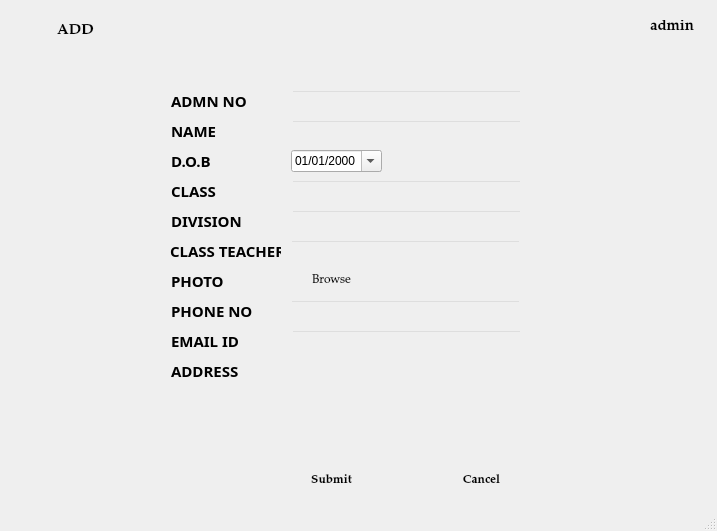
<?xml version="1.0" encoding="UTF-8"?>
<ui version="4.0">
 <class>add_2</class>
 <widget class="QMainWindow" name="add_2">
  <property name="geometry">
   <rect>
    <x>0</x>
    <y>0</y>
    <width>717</width>
    <height>531</height>
   </rect>
  </property>
  <property name="windowTitle">
   <string>MainWindow</string>
  </property>
  <widget class="QWidget" name="centralwidget">
   <widget class="QLabel" name="invalid">
    <property name="geometry">
     <rect>
      <x>150</x>
      <y>350</y>
      <width>251</width>
      <height>31</height>
     </rect>
    </property>
    <property name="font">
     <font>
      <family>MS Sans Serif</family>
     </font>
    </property>
    <property name="styleSheet">
     <string notr="true">color: rgb(255, 3, 3);</string>
    </property>
    <property name="text">
     <string/>
    </property>
   </widget>
   <widget class="QLabel" name="label">
    <property name="enabled">
     <bool>true</bool>
    </property>
    <property name="geometry">
     <rect>
      <x>0</x>
      <y>-20</y>
      <width>751</width>
      <height>551</height>
     </rect>
    </property>
    <property name="frameShadow">
     <enum>QFrame::Plain</enum>
    </property>
    <property name="text">
     <string/>
    </property>
    <property name="pixmap">
     <pixmap resource="pic.qrc">:/newPrefix/ttt.jpg</pixmap>
    </property>
   </widget>
   <widget class="QPushButton" name="add">
    <property name="geometry">
     <rect>
      <x>10</x>
      <y>10</y>
      <width>131</width>
      <height>41</height>
     </rect>
    </property>
    <property name="font">
     <font>
      <family>Palatino Linotype</family>
      <pointsize>11</pointsize>
      <weight>75</weight>
      <bold>true</bold>
     </font>
    </property>
    <property name="focusPolicy">
     <enum>Qt::NoFocus</enum>
    </property>
    <property name="acceptDrops">
     <bool>false</bool>
    </property>
    <property name="styleSheet">
     <string notr="true">background-color: rgb(255, 255, 255);</string>
    </property>
    <property name="text">
     <string>ADD</string>
    </property>
    <property name="checkable">
     <bool>false</bool>
    </property>
    <property name="default">
     <bool>true</bool>
    </property>
    <property name="flat">
     <bool>true</bool>
    </property>
   </widget>
   <widget class="QLabel" name="label_2">
    <property name="geometry">
     <rect>
      <x>620</x>
      <y>10</y>
      <width>31</width>
      <height>31</height>
     </rect>
    </property>
    <property name="text">
     <string/>
    </property>
    <property name="pixmap">
     <pixmap resource="pic.qrc">:/newPrefix/icon.png</pixmap>
    </property>
   </widget>
   <widget class="QLabel" name="label_3">
    <property name="geometry">
     <rect>
      <x>650</x>
      <y>20</y>
      <width>47</width>
      <height>13</height>
     </rect>
    </property>
    <property name="font">
     <font>
      <family>Palatino Linotype</family>
      <pointsize>11</pointsize>
      <weight>75</weight>
      <bold>true</bold>
     </font>
    </property>
    <property name="text">
     <string>admin</string>
    </property>
   </widget>
   <widget class="QLabel" name="label_4">
    <property name="geometry">
     <rect>
      <x>171</x>
      <y>120</y>
      <width>81</width>
      <height>21</height>
     </rect>
    </property>
    <property name="font">
     <font>
      <family>Myriad Pro Light</family>
      <pointsize>11</pointsize>
      <weight>75</weight>
      <bold>true</bold>
     </font>
    </property>
    <property name="text">
     <string>NAME       </string>
    </property>
   </widget>
   <widget class="QLabel" name="label_10">
    <property name="geometry">
     <rect>
      <x>171</x>
      <y>360</y>
      <width>81</width>
      <height>21</height>
     </rect>
    </property>
    <property name="font">
     <font>
      <family>Myriad Pro Light</family>
      <pointsize>11</pointsize>
      <weight>75</weight>
      <bold>true</bold>
     </font>
    </property>
    <property name="text">
     <string>ADDRESS</string>
    </property>
   </widget>
   <widget class="QLabel" name="label_11">
    <property name="geometry">
     <rect>
      <x>171</x>
      <y>270</y>
      <width>81</width>
      <height>21</height>
     </rect>
    </property>
    <property name="font">
     <font>
      <family>Myriad Pro Light</family>
      <pointsize>11</pointsize>
      <weight>75</weight>
      <bold>true</bold>
     </font>
    </property>
    <property name="text">
     <string>PHOTO     </string>
    </property>
   </widget>
   <widget class="QLabel" name="label_12">
    <property name="geometry">
     <rect>
      <x>171</x>
      <y>210</y>
      <width>81</width>
      <height>21</height>
     </rect>
    </property>
    <property name="font">
     <font>
      <family>Myriad Pro Light</family>
      <pointsize>11</pointsize>
      <weight>75</weight>
      <bold>true</bold>
     </font>
    </property>
    <property name="text">
     <string>DIVISION </string>
    </property>
   </widget>
   <widget class="QLabel" name="label_13">
    <property name="geometry">
     <rect>
      <x>171</x>
      <y>180</y>
      <width>81</width>
      <height>21</height>
     </rect>
    </property>
    <property name="font">
     <font>
      <family>Myriad Pro Light</family>
      <pointsize>11</pointsize>
      <weight>75</weight>
      <bold>true</bold>
     </font>
    </property>
    <property name="text">
     <string>CLASS       </string>
    </property>
   </widget>
   <widget class="QTextEdit" name="address">
    <property name="geometry">
     <rect>
      <x>291</x>
      <y>360</y>
      <width>231</width>
      <height>91</height>
     </rect>
    </property>
    <property name="font">
     <font>
      <pointsize>11</pointsize>
     </font>
    </property>
    <property name="styleSheet">
     <string notr="true">background:transparent;
</string>
    </property>
    <property name="tabChangesFocus">
     <bool>true</bool>
    </property>
    <property name="html">
     <string>&lt;!DOCTYPE HTML PUBLIC &quot;-//W3C//DTD HTML 4.0//EN&quot; &quot;http://www.w3.org/TR/REC-html40/strict.dtd&quot;&gt;
&lt;html&gt;&lt;head&gt;&lt;meta name=&quot;qrichtext&quot; content=&quot;1&quot; /&gt;&lt;style type=&quot;text/css&quot;&gt;
p, li { white-space: pre-wrap; }
&lt;/style&gt;&lt;/head&gt;&lt;body style=&quot; font-family:'MS Shell Dlg 2'; font-size:11pt; font-weight:400; font-style:normal;&quot;&gt;
&lt;p style=&quot;-qt-paragraph-type:empty; margin-top:0px; margin-bottom:0px; margin-left:0px; margin-right:0px; -qt-block-indent:0; text-indent:0px; font-size:10pt;&quot;&gt;&lt;br /&gt;&lt;/p&gt;&lt;/body&gt;&lt;/html&gt;</string>
    </property>
   </widget>
   <widget class="QLineEdit" name="division">
    <property name="geometry">
     <rect>
      <x>291</x>
      <y>210</y>
      <width>231</width>
      <height>21</height>
     </rect>
    </property>
    <property name="font">
     <font>
      <pointsize>11</pointsize>
     </font>
    </property>
    <property name="styleSheet">
     <string notr="true">
background:transparent;
</string>
    </property>
    <property name="text">
     <string/>
    </property>
    <property name="frame">
     <bool>true</bool>
    </property>
   </widget>
   <widget class="QLineEdit" name="class_2">
    <property name="geometry">
     <rect>
      <x>291</x>
      <y>180</y>
      <width>231</width>
      <height>21</height>
     </rect>
    </property>
    <property name="font">
     <font>
      <pointsize>11</pointsize>
     </font>
    </property>
    <property name="styleSheet">
     <string notr="true">background:transparent;
</string>
    </property>
   </widget>
   <widget class="QLineEdit" name="name">
    <property name="enabled">
     <bool>true</bool>
    </property>
    <property name="geometry">
     <rect>
      <x>291</x>
      <y>120</y>
      <width>231</width>
      <height>21</height>
     </rect>
    </property>
    <property name="font">
     <font>
      <pointsize>11</pointsize>
     </font>
    </property>
    <property name="toolTip">
     <string/>
    </property>
    <property name="accessibleName">
     <string/>
    </property>
    <property name="autoFillBackground">
     <bool>false</bool>
    </property>
    <property name="styleSheet">
     <string notr="true">background:transparent;
</string>
    </property>
    <property name="text">
     <string/>
    </property>
    <property name="frame">
     <bool>true</bool>
    </property>
    <property name="dragEnabled">
     <bool>false</bool>
    </property>
    <property name="readOnly">
     <bool>false</bool>
    </property>
    <property name="cursorMoveStyle">
     <enum>Qt::LogicalMoveStyle</enum>
    </property>
    <property name="clearButtonEnabled">
     <bool>false</bool>
    </property>
   </widget>
   <widget class="QLabel" name="invalid_2">
    <property name="geometry">
     <rect>
      <x>291</x>
      <y>450</y>
      <width>151</width>
      <height>16</height>
     </rect>
    </property>
    <property name="font">
     <font>
      <family>MS Shell Dlg 2</family>
      <pointsize>10</pointsize>
      <weight>50</weight>
      <bold>false</bold>
     </font>
    </property>
    <property name="styleSheet">
     <string notr="true">color:rgb(238, 0, 0)
</string>
    </property>
    <property name="text">
     <string/>
    </property>
   </widget>
   <widget class="QPushButton" name="submit">
    <property name="geometry">
     <rect>
      <x>291</x>
      <y>470</y>
      <width>81</width>
      <height>21</height>
     </rect>
    </property>
    <property name="font">
     <font>
      <family>Palatino Linotype</family>
      <pointsize>9</pointsize>
      <weight>75</weight>
      <bold>true</bold>
     </font>
    </property>
    <property name="acceptDrops">
     <bool>false</bool>
    </property>
    <property name="styleSheet">
     <string notr="true">background-color: rgb(255, 255, 255);</string>
    </property>
    <property name="text">
     <string>Submit</string>
    </property>
    <property name="checkable">
     <bool>false</bool>
    </property>
    <property name="default">
     <bool>true</bool>
    </property>
    <property name="flat">
     <bool>true</bool>
    </property>
   </widget>
   <widget class="QPushButton" name="cancel">
    <property name="geometry">
     <rect>
      <x>441</x>
      <y>470</y>
      <width>81</width>
      <height>21</height>
     </rect>
    </property>
    <property name="font">
     <font>
      <family>Palatino Linotype</family>
      <pointsize>9</pointsize>
      <weight>75</weight>
      <bold>true</bold>
     </font>
    </property>
    <property name="acceptDrops">
     <bool>false</bool>
    </property>
    <property name="styleSheet">
     <string notr="true">background-color: rgb(255, 255, 255);</string>
    </property>
    <property name="text">
     <string>Cancel</string>
    </property>
    <property name="checkable">
     <bool>false</bool>
    </property>
    <property name="default">
     <bool>true</bool>
    </property>
    <property name="flat">
     <bool>true</bool>
    </property>
   </widget>
   <widget class="QPushButton" name="photo">
    <property name="geometry">
     <rect>
      <x>291</x>
      <y>270</y>
      <width>81</width>
      <height>21</height>
     </rect>
    </property>
    <property name="font">
     <font>
      <family>Palatino Linotype</family>
      <pointsize>9</pointsize>
      <weight>50</weight>
      <bold>false</bold>
     </font>
    </property>
    <property name="acceptDrops">
     <bool>false</bool>
    </property>
    <property name="styleSheet">
     <string notr="true">background-color: rgb(255, 255, 255);</string>
    </property>
    <property name="text">
     <string>Browse</string>
    </property>
    <property name="checkable">
     <bool>false</bool>
    </property>
    <property name="default">
     <bool>true</bool>
    </property>
    <property name="flat">
     <bool>true</bool>
    </property>
   </widget>
   <widget class="QLabel" name="label_15">
    <property name="geometry">
     <rect>
      <x>171</x>
      <y>300</y>
      <width>101</width>
      <height>21</height>
     </rect>
    </property>
    <property name="font">
     <font>
      <family>Myriad Pro Light</family>
      <pointsize>11</pointsize>
      <weight>75</weight>
      <bold>true</bold>
     </font>
    </property>
    <property name="text">
     <string>PHONE NO</string>
    </property>
   </widget>
   <widget class="QLineEdit" name="phonenumber">
    <property name="geometry">
     <rect>
      <x>290</x>
      <y>300</y>
      <width>231</width>
      <height>21</height>
     </rect>
    </property>
    <property name="font">
     <font>
      <pointsize>11</pointsize>
     </font>
    </property>
    <property name="styleSheet">
     <string notr="true">
background:transparent;
</string>
    </property>
    <property name="text">
     <string/>
    </property>
    <property name="frame">
     <bool>true</bool>
    </property>
   </widget>
   <widget class="QLabel" name="label_16">
    <property name="geometry">
     <rect>
      <x>171</x>
      <y>330</y>
      <width>101</width>
      <height>21</height>
     </rect>
    </property>
    <property name="font">
     <font>
      <family>Myriad Pro Light</family>
      <pointsize>11</pointsize>
      <weight>75</weight>
      <bold>true</bold>
     </font>
    </property>
    <property name="text">
     <string>EMAIL ID</string>
    </property>
   </widget>
   <widget class="QLineEdit" name="emailid">
    <property name="geometry">
     <rect>
      <x>291</x>
      <y>330</y>
      <width>231</width>
      <height>21</height>
     </rect>
    </property>
    <property name="font">
     <font>
      <pointsize>11</pointsize>
     </font>
    </property>
    <property name="styleSheet">
     <string notr="true">
background:transparent;
</string>
    </property>
    <property name="text">
     <string/>
    </property>
    <property name="frame">
     <bool>true</bool>
    </property>
   </widget>
   <widget class="QLabel" name="label_17">
    <property name="geometry">
     <rect>
      <x>171</x>
      <y>150</y>
      <width>81</width>
      <height>21</height>
     </rect>
    </property>
    <property name="font">
     <font>
      <family>Myriad Pro Light</family>
      <pointsize>11</pointsize>
      <weight>75</weight>
      <bold>true</bold>
     </font>
    </property>
    <property name="text">
     <string>D.O.B</string>
    </property>
   </widget>
   <widget class="QDateEdit" name="dateEdit">
    <property name="geometry">
     <rect>
      <x>291</x>
      <y>150</y>
      <width>91</width>
      <height>22</height>
     </rect>
    </property>
    <property name="contextMenuPolicy">
     <enum>Qt::ActionsContextMenu</enum>
    </property>
    <property name="inputMethodHints">
     <set>Qt::ImhPreferNumbers</set>
    </property>
    <property name="showGroupSeparator" stdset="0">
     <bool>false</bool>
    </property>
    <property name="displayFormat">
     <string>dd/MM/yyyy</string>
    </property>
    <property name="calendarPopup">
     <bool>true</bool>
    </property>
   </widget>
   <widget class="QLabel" name="label_18">
    <property name="geometry">
     <rect>
      <x>170</x>
      <y>240</y>
      <width>111</width>
      <height>21</height>
     </rect>
    </property>
    <property name="font">
     <font>
      <family>Myriad Pro Light</family>
      <pointsize>11</pointsize>
      <weight>75</weight>
      <bold>true</bold>
     </font>
    </property>
    <property name="text">
     <string>CLASS TEACHER</string>
    </property>
    <property name="textFormat">
     <enum>Qt::RichText</enum>
    </property>
    <property name="alignment">
     <set>Qt::AlignLeading|Qt::AlignLeft|Qt::AlignTop</set>
    </property>
   </widget>
   <widget class="QLineEdit" name="cteacher">
    <property name="geometry">
     <rect>
      <x>290</x>
      <y>240</y>
      <width>231</width>
      <height>21</height>
     </rect>
    </property>
    <property name="font">
     <font>
      <pointsize>11</pointsize>
     </font>
    </property>
    <property name="styleSheet">
     <string notr="true">
background:transparent;
</string>
    </property>
    <property name="text">
     <string/>
    </property>
    <property name="frame">
     <bool>true</bool>
    </property>
   </widget>
   <widget class="QLabel" name="label_5">
    <property name="geometry">
     <rect>
      <x>171</x>
      <y>90</y>
      <width>81</width>
      <height>21</height>
     </rect>
    </property>
    <property name="font">
     <font>
      <family>Myriad Pro Light</family>
      <pointsize>11</pointsize>
      <weight>75</weight>
      <bold>true</bold>
     </font>
    </property>
    <property name="text">
     <string>ADMN NO</string>
    </property>
   </widget>
   <widget class="QLineEdit" name="adid">
    <property name="enabled">
     <bool>true</bool>
    </property>
    <property name="geometry">
     <rect>
      <x>291</x>
      <y>90</y>
      <width>231</width>
      <height>21</height>
     </rect>
    </property>
    <property name="font">
     <font>
      <pointsize>11</pointsize>
     </font>
    </property>
    <property name="toolTip">
     <string/>
    </property>
    <property name="accessibleName">
     <string/>
    </property>
    <property name="autoFillBackground">
     <bool>false</bool>
    </property>
    <property name="styleSheet">
     <string notr="true">background:transparent;
</string>
    </property>
    <property name="text">
     <string/>
    </property>
    <property name="frame">
     <bool>true</bool>
    </property>
    <property name="dragEnabled">
     <bool>false</bool>
    </property>
    <property name="readOnly">
     <bool>false</bool>
    </property>
    <property name="cursorMoveStyle">
     <enum>Qt::LogicalMoveStyle</enum>
    </property>
    <property name="clearButtonEnabled">
     <bool>false</bool>
    </property>
   </widget>
  </widget>
  <widget class="QMenuBar" name="menubar">
   <property name="geometry">
    <rect>
     <x>0</x>
     <y>0</y>
     <width>717</width>
     <height>21</height>
    </rect>
   </property>
  </widget>
  <widget class="QStatusBar" name="statusbar"/>
 </widget>
 <tabstops>
  <tabstop>adid</tabstop>
  <tabstop>name</tabstop>
  <tabstop>dateEdit</tabstop>
  <tabstop>class_2</tabstop>
  <tabstop>division</tabstop>
  <tabstop>cteacher</tabstop>
  <tabstop>photo</tabstop>
  <tabstop>phonenumber</tabstop>
  <tabstop>emailid</tabstop>
  <tabstop>address</tabstop>
  <tabstop>submit</tabstop>
  <tabstop>cancel</tabstop>
  <tabstop>add</tabstop>
 </tabstops>
 <resources>
  <include location="pic.qrc"/>
 </resources>
 <connections/>
</ui>
